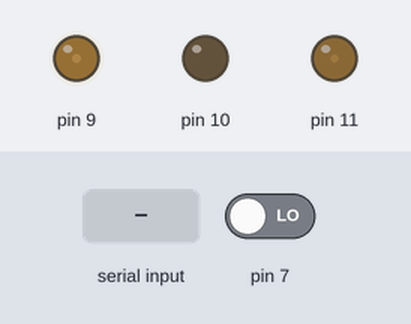
The sketch below on a simulated Arduino Uno, built with avr-gcc and run on an emulated ATmega328P. On the bench: output pins drawn as LEDs (lit = HIGH). The inputs (shaded band) are chosen by the test bench; at power-on: pin 7 LOW. What the sketch prints to the serial monitor is not drawn.

Above: at 1.2 s.
1.3 s: "r" received over Serial
At 2.2 s:
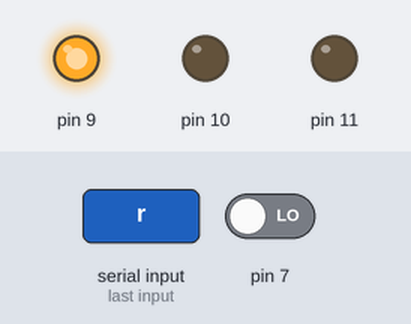
2.8 s: "g" received over Serial
At 3.4 s:
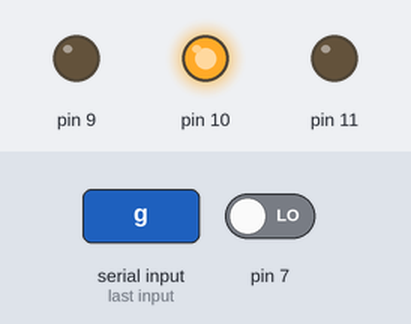
4.3 s: "b" received over Serial
At 5.5 s:
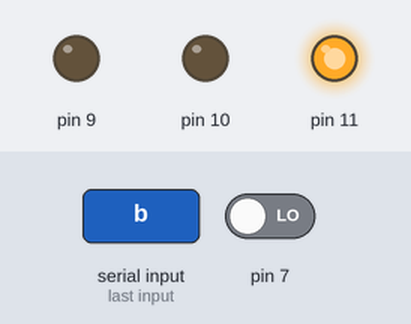
5.8 s: "y" received over Serial
At 6.8 s:
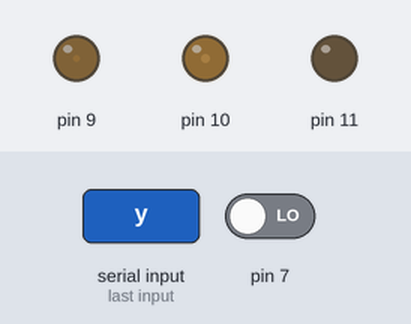
7.3 s: "a" received over Serial
At 8.0 s:
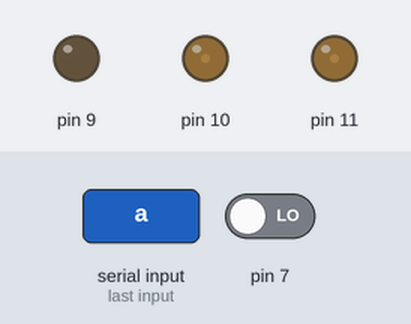
8.8 s: "g" received over Serial
At 9.1 s:
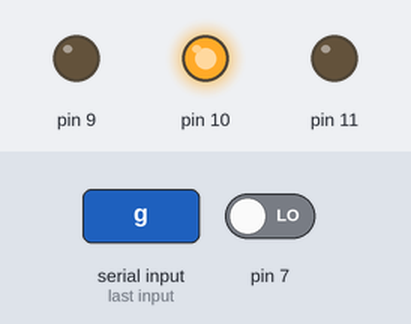
Timing chart, 0 to 11.3 s (numbered marks = the images above; inputs shaded):
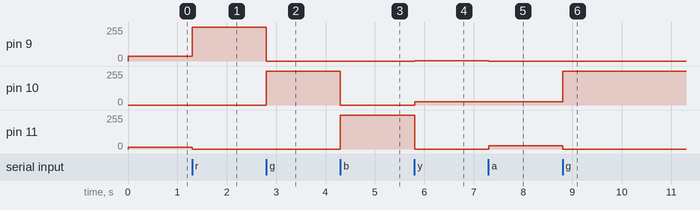

The sketch:

arduinoRGBWrite.ino
```cpp
//Variable for rgb state
char rgbState = 'p';


void setup() {
Serial.begin(9600); // set the baud rate


//PinMode
pinMode(7,INPUT);

pinMode(9,OUTPUT);
pinMode(10,OUTPUT);
pinMode(11,OUTPUT);

}

void loop() {

  //Increment the pulse variable


  //If serial is avilable
   if (!Serial.available()) {

       //do list of commands
       Serial.println(digitalRead(7)); // send the data back in a new line so that it is not all one long line


  }
  //If serial is not avilable
  else {

       //do list of commands
       rgbState = Serial.read();


  }

  //If red state
   if (rgbState == 'r') {

       //Write to the pins
       digitalWrite(9,HIGH);
       digitalWrite(10,LOW);
       digitalWrite(11,LOW);
  }
  //If GREEN state
   if (rgbState == 'g') {

       //Write to the pins
       digitalWrite(9,LOW);
       digitalWrite(10,HIGH);
       digitalWrite(11,LOW);
  }
  //If BLUE state
   if (rgbState == 'b') {

       //Write to the pins
       digitalWrite(9,LOW);
       digitalWrite(10,LOW);
       digitalWrite(11,HIGH);
  }
   //If PURPLE state
   if (rgbState == 'p') {

       //Write to the pins
       analogWrite(9,35);
       digitalWrite(10,LOW);
       analogWrite(11,15);
  }
   //If YELLOW state
   if (rgbState == 'y') {

       //Write to the pins
       analogWrite(9,HIGH);
       analogWrite(10,25);
       digitalWrite(11,LOW);
  }
  //If AQUA state
   if (rgbState == 'a') {

       //Write to the pins
       digitalWrite(9,LOW);
       analogWrite(10,25);
       analogWrite(11,25);
  }

  delay(1); // delay for 1/10 of a second

}
```

Measured:
- after the input at 1.3 s, pin 9: 35/255 → 255/255 at once; pin 11: 15/255 → 0/255 at once
- after the input at 2.8 s, pin 9: 255/255 → 0/255 at once; pin 10: 0/255 → 255/255 at once
- after the input at 4.3 s, pin 10: 255/255 → 0/255 at once; pin 11: 0/255 → 255/255 at once
- after the input at 5.8 s, pin 9: 0/255 → 1/255 at once; pin 10: 0/255 → 25/255 at once; pin 11: 255/255 → 0/255 at once
- after the input at 7.3 s, pin 9: 1/255 → 0/255 at once; pin 11: 0/255 → 25/255 at once
- after the input at 8.8 s, pin 10: 25/255 → 255/255 at once; pin 11: 25/255 → 0/255 at once
